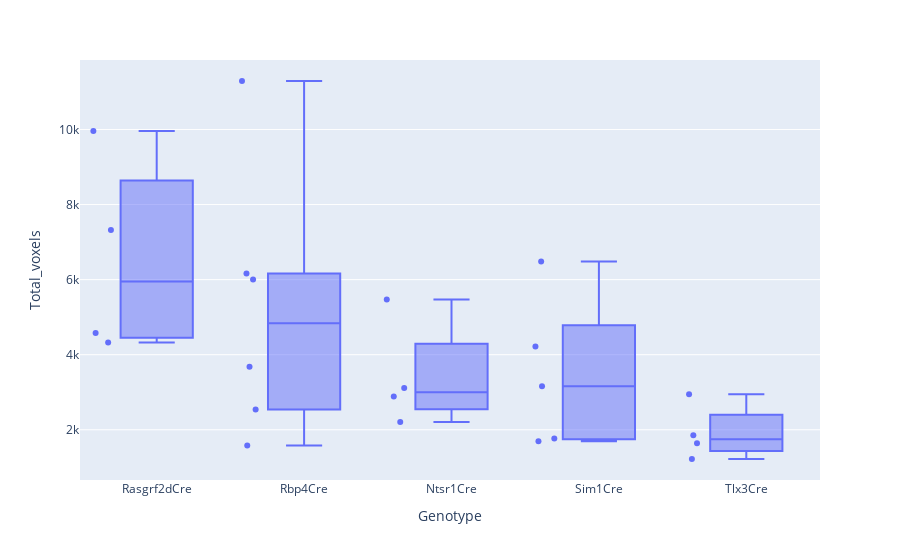

The cell this chart's notebook holds for it:
### Code cell
import plotly.express as px
fig = px.box(data, x="Genotype", y="Total_voxels", points="all")
fig.show()
fig.write_html("injection_voxels.html")

### Figure 1 — Plotly figure (JSON) as saved in the notebook; plotly's stock layout.template omitted (floating-point values rounded to 4 significant figures)
{"data": [{"alignmentgroup": "True", "boxpoints": "all", "hovertemplate": "Genotype=%{x}<br>Total_voxels=%{y}<extra></extra>", "legendgroup": "", "marker": {"color": "#636efa"}, "name": "", "notched": false, "offsetgroup": "", "orientation": "v", "showlegend": false, "type": "box", "x": ["Rasgrf2dCre", "Rasgrf2dCre", "Rasgrf2dCre", "Rbp4Cre", "Ntsr1Cre", "Rasgrf2dCre", "Ntsr1Cre", "Ntsr1Cre", "Rbp4Cre", "Rbp4Cre", "Rbp4Cre", "Sim1Cre", "Sim1Cre", "Sim1Cre", "Tlx3Cre", "Tlx3Cre", "Rbp4Cre", "Sim1Cre", "Tlx3Cre", "Tlx3Cre", "Rbp4Cre", "Sim1Cre", "Ntsr1Cre"], "x0": " ", "xaxis": "x", "y": [4580, 9959, 7322, 6163, 2205, 4327, 5471, 2885, 1584, 2543, 11292, 6480, 4218, 3158, 1855, 2944, 6001, 1767, 1221, 1642, 3679, 1691, 3114], "y0": " ", "yaxis": "y"}], "layout": {"autosize": true, "boxmode": "group", "legend": {"tracegroupgap": 0}, "margin": {"t": 60}, "xaxis": {"anchor": "y", "autorange": true, "domain": [0, 1], "range": [-0.5116, 4.5], "title": {"text": "Genotype"}, "type": "category"}, "yaxis": {"anchor": "x", "autorange": true, "domain": [0, 1], "range": [661.5, 11850.0], "title": {"text": "Total_voxels"}, "type": "linear"}}}
